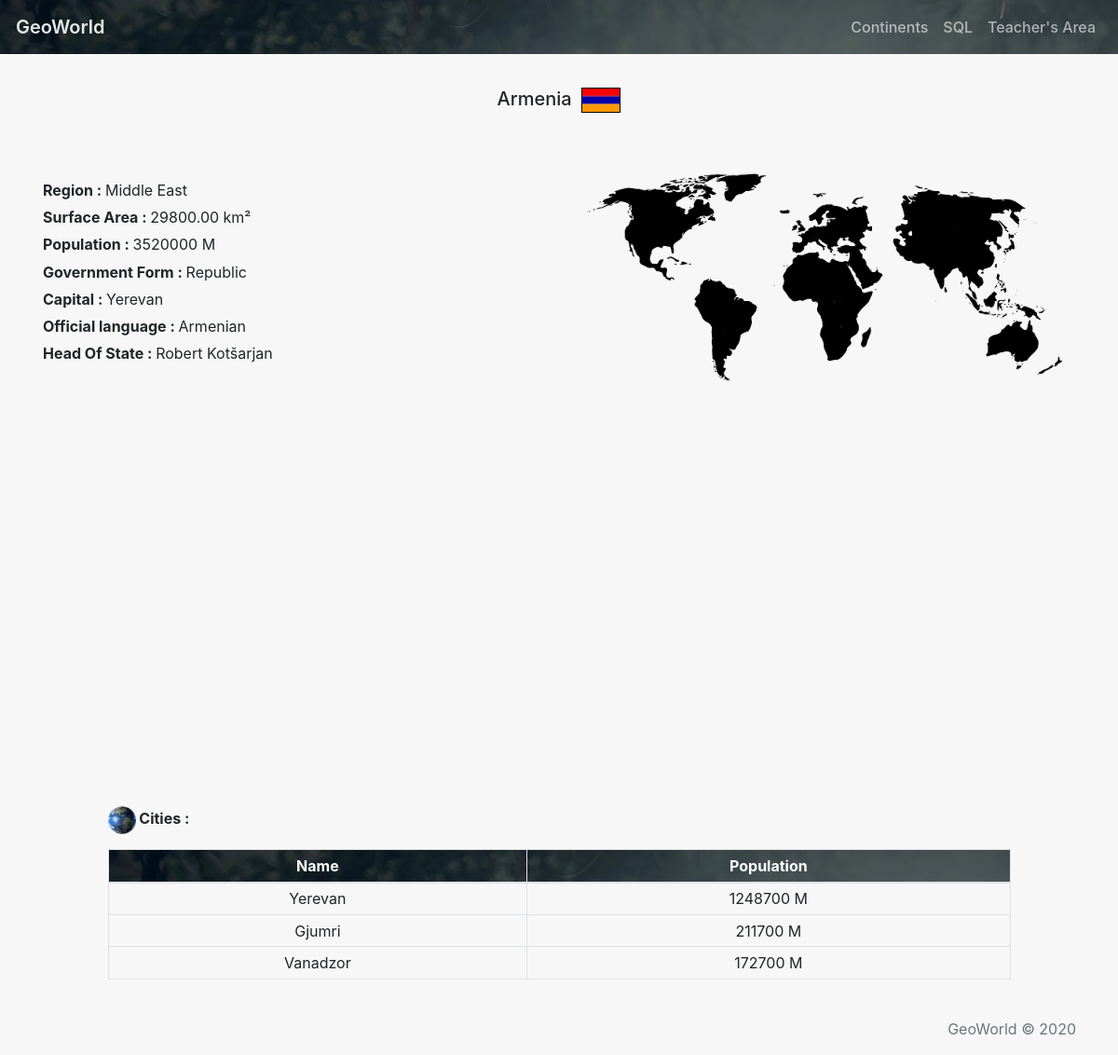
Screenshot of /view.php?country=10 with the database file from the repository.
### tables this page shows
CREATE TABLE `Country`
(
    `id`             int(11)                                                                                NOT NULL AUTO_INCREMENT,
    `Code`           char(3)                                                                                         DEFAULT NULL,
    `Name`           char(52)                                                                               NOT NULL DEFAULT '',
    `Continent`      enum ('Asia','Europe','North America','Africa','Oceania','Antarctica','South America') NOT NULL DEFAULT 'Asia',
    `Region`         char(26)                                                                               NOT NULL DEFAULT '',
    `SurfaceArea`    float(10, 2)                                                                           NOT NULL DEFAULT '0.00',
    `IndepYear`      smallint(6)                                                                                     DEFAULT NULL,
    `Population`     int(11)                                                                                NOT NULL DEFAULT '0',
    `LifeExpectancy` float(3, 1)                                                                                     DEFAULT NULL,
    `GNP`            float(10, 2)                                                                                    DEFAULT NULL,
    `GNPOld`         float(10, 2)                                                                                    DEFAULT NULL,
    `LocalName`      char(45)                                                                               NOT NULL DEFAULT '',
    `GovernmentForm` char(45)                                                                               NOT NULL DEFAULT '',
    `HeadOfState`    char(60)                                                                                        DEFAULT NULL,
    `Capital`        int(11)                                                                                         DEFAULT NULL,
    `Code2`          char(2)                                                                                NOT NULL DEFAULT '',
    PRIMARY KEY (`id`) USING BTREE
);

CREATE TABLE `City`
(
    `id`         int(11)  NOT NULL AUTO_INCREMENT,
    `idCountry`  int(11)           DEFAULT NULL,
    `Name`       char(35) NOT NULL DEFAULT '',
    `District`   char(20) NOT NULL DEFAULT '',
    `Population` int(11)  NOT NULL DEFAULT '0',
    PRIMARY KEY (`id`) USING BTREE,
    KEY `fk_constraint_city_country` (`idCountry`),
    CONSTRAINT `fk_constraint_city_country` FOREIGN KEY (`idCountry`) REFERENCES `Country` (`id`)
);

CREATE TABLE `Language`
(
    `id`   int(11)     NOT NULL AUTO_INCREMENT,
    `Name` varchar(30) NOT NULL,
    PRIMARY KEY (`id`) USING BTREE
);

### func/functions.php (called while the page is built, shortened)
<?php
require_once 'db.php';
function getCountryInfo($idCountry){
    global $dataDB;
    $prepare = $dataDB->prepare("SELECT * FROM Country WHERE id = :id");
    $prepare->bindValue(':id', $idCountry, PDO::PARAM_INT);
    $prepare->execute();
    return $prepare->fetch();
}
function getCapital($idCountry){
    global $dataDB;
    $prepare = $dataDB->prepare("SELECT City.Name FROM City,Country WHERE City.id = Country.Capital AND Country.id = :id");
    $prepare->bindValue(':id', $idCountry, PDO::PARAM_INT);
    $prepare->execute();
    return $prepare->fetch();
}
function getOfficialLanguage($idCountry){
    global $dataDB;
    $prepare = $dataDB->prepare("SELECT Language.Name FROM Language,CountryLanguage WHERE Language.id = CountryLanguage.idLanguage AND CountryLanguage.idCountry = :id AND CountryLanguage.IsOfficial = 'T'");
    $prepare->bindValue(':id', $idCountry, PDO::PARAM_INT);
    $prepare->execute();
    return $prepare->fetchAll();
}
function getCityInfo($idCountry){
    global $dataDB;
    $prepare = $dataDB->prepare("SELECT id,idCountry,Name,Population FROM City WHERE idCountry = :id");
    $prepare->bindValue(':id', $idCountry, PDO::PARAM_INT);
    $prepare->execute();
    return $prepare->fetchAll();
}

### view.php (the view, shortened to what this page needs)
<?php
require_once 'func/functions.php';
if(!empty($_GET['country'])){
    $idCountry = $_GET['country'];
    if(countryExist($idCountry)) {
        $getCountryInfo = getCountryInfo($idCountry);
        $getCapital = getCapital($idCountry);
        $getOfficialLanguage = getOfficialLanguage($idCountry);
        $getCityInfo = getCityInfo($idCountry);
    }else{
        header("Location: notFound.php");
    }
}else{
    header("Location: notFound.php");
}
?>
<?php require_once 'inc/header.php'; ?>
<main role="main" class="flex-shrink-0">
    <div class="container">
        <table align="center">
            <tr>
                <td><h5 class="text-center" ><?php echo $getCountryInfo->Name; ?> <img style="border: 1px solid black;" src="img/flag/<?php echo $getCountryInfo->Name; ?>.png" height="27" width="42"></h5></td>
            </tr>
        </table>
        <div class="row">
            <div class="col-sm-6">
                <br><br><p></p>
                <table>
                    <tr>
                        <td><h6 style="font-weight: bold;">Region : <span style="font-weight: normal;"><?php echo $getCountryInfo->Region; ?></span></h6></td>
                    </tr>
                    <tr>
                        <td><h6 style="font-weight: bold;">Surface Area : <span style="font-weight: normal;"><?php echo $getCountryInfo->SurfaceArea; ?> km²</span></h6></td>
                    </tr>
                    <tr>
                        <td><h6 style="font-weight: bold;">Population : <span style="font-weight: normal;"><?php echo $getCountryInfo->Population; ?> M</span></h6></td>
                    </tr>
                    <tr>
                        <td><h6 style="font-weight: bold;">Government Form : <span style="font-weight: normal;"><?php echo $getCountryInfo->GovernmentForm; ?></span></h6></td>
                    </tr>
                    <tr>
                        <td><h6 style="font-weight: bold;">Capital : <span style="font-weight: normal;"><?php echo (!empty($getCapital->Name)) ? $getCapital->Name : ""; ?></span></h6></td>
                    </tr>
                    <tr>
                        <td><h6 style="font-weight: bold;">Official language : <span style="font-weight: normal;">
                            <?php foreach ($getOfficialLanguage as $Olang){ echo (!empty($Olang->Name)) ? "$Olang->Name " : ""; } ?>
                        </span></h6></td>
                    </tr>
                    <tr>
                        <td><h6 style="font-weight: bold;">Head Of State : <span style="font-weight: normal;"><?php echo $getCountryInfo->HeadOfState; ?></span></h6></td>
                    </tr>
                </table>
            </div>
            <div class="col-sm-6 "><br><p></p>
                <div class="col-sm-12">
                    <img src="img/pays.png" class="d-block w-100">
                </div>
            </div>
            <div style="margin:auto; padding-top: 60px; width: 70%; height: 400px;" class="text-center" id="piechart"></div>
            <div class="table-responsive" style="width: 85%; margin: auto;">
                <br><p></p>
                <h6 style="font-weight: bold;"> <a href="https://earth.google.com/web/@-34.60960027,-100.74439882,-13267.34577873a,29549777.35057354d,35y,0h,0t,0r" target="_blank">
                        <img src="img/logo.png" width="30" height="30" >
                    </a> Cities :</h6><p></p>
                <table class="table text-center table-bordered table-sm">
                    <thead class="geonav">
                    <tr>
                        <th>Name</th>
                        <th>Population</th>
                    </tr>
                    </thead>
                    <tr>
                        <?php foreach($getCityInfo as $indice => $city): ?>
                    <tr>
                        <td><?php echo $city->Name; ?></td>
                        <td><?php echo $city->Population; ?> M</td>
                    </tr>
                    <?php endforeach; ?>
                </table>
            </div>
        </div>
    </div>
</main>
<?php require_once 'inc/footer.php'; ?>

### css/style.css (style rules this page uses)
body { background-color: #f7f7f7; }
main { padding-top: 35px; padding-bottom: 25px; }
.geonav { background-image: url("../img/asia.jpg"); color: #ffffff; }

### rows the page displays
country: Name "Armenia", Name (picture), Region "Middle East", SurfaceArea "29800.00", Population "3520000", GovernmentForm "Republic", HeadOfState "Robert Kotšarjan"
city: Name "Yerevan", Population "1248700"
language: Name "Armenian"
city: Name "Gjumri", Population "211700"
city: Name "Vanadzor", Population "172700"
